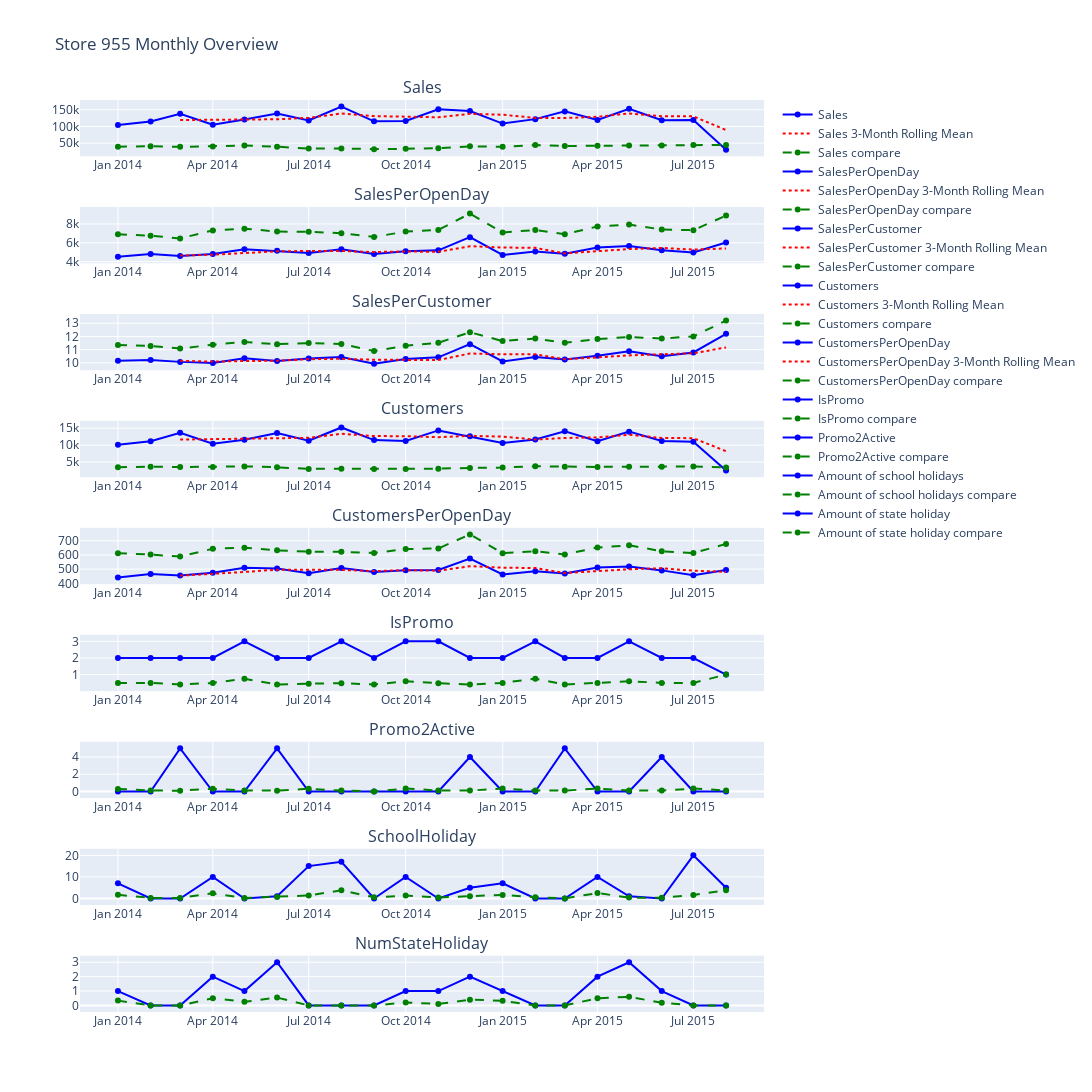

Source (notebook cell):
### Code cell
# plot the monthly overview with comparison

df_store = monthly_summary_df_store

df_store_compare = df[(df['Store'] != StoreId) & (df['Date'] >= StartDate) & (df['Date'] <= EndDate) & (df['StoreType'] == StoreType) & (df['Assortment'] == Assortment)]


monthly_summary_df_store_all = df_store_compare.groupby(['Year', 'Month']).agg(
    {
        'Sales': 'mean',
        'SalesPerOpenDay': 'mean',
        'SalesPerCustomer': 'mean',
        'Customers': 'mean',
        'CustomersPerOpenDay': 'mean',
        'IsPromo': 'mean', 
        'Promo2Active': 'mean',
        'SchoolHoliday': 'mean',
        'NumStateHoliday': 'mean'
    }
).reset_index()

# Add a new 'Date' column representing the first day of each month
monthly_summary_df_store_all['Date'] = pd.to_datetime(monthly_summary_df_store_all['Year'].astype(str) + '-' + monthly_summary_df_store_all['Month'].astype(str) + '-01')

# Reorder columns
monthly_summary_df_store_all = monthly_summary_df_store_all[['Date', 'Year', 'Month', 'Sales', 'SalesPerOpenDay', 'SalesPerCustomer', 'Customers', 'CustomersPerOpenDay', 'IsPromo', 'Promo2Active', 'SchoolHoliday', 'NumStateHoliday']]
mean_df = monthly_summary_df_store_all


rolling_mean_window = 3

# Suppress all warnings in the current cell
with warnings.catch_warnings():
	warnings.simplefilter("ignore")
	# Calculate the rolling mean for the last X Months for each column
	df_store['Sales_rolling_mean'] = df_store['Sales'].rolling(window=rolling_mean_window).mean()
	df_store['SalesPerOpenDay_rolling_mean'] = df_store['SalesPerOpenDay'].rolling(window=rolling_mean_window).mean()
	df_store['SalesPerCustomer_rolling_mean'] = df_store['SalesPerCustomer'].rolling(window=rolling_mean_window).mean()
	df_store['Customers_rolling_mean'] = df_store['Customers'].rolling(window=rolling_mean_window).mean()
	df_store['CustomersPerOpenDay_rolling_mean'] = df_store['CustomersPerOpenDay'].rolling(window=rolling_mean_window).mean()

# Create a subplot grid
fig = make_subplots(rows=9, cols=1, subplot_titles=('Sales', 'SalesPerOpenDay', 'SalesPerCustomer', 'Customers', 'CustomersPerOpenDay', 'IsPromo', 'Promo2Active', 'SchoolHoliday', 'NumStateHoliday'))

# Add the original and rolling mean plots to the subplot grid
# Sales
fig.add_trace(go.Scatter(x=df_store['Date'], y=df_store['Sales'], mode='lines+markers', name='Sales', line=dict(color='blue')), row=1, col=1)
fig.add_trace(go.Scatter(x=df_store['Date'], y=df_store['Sales_rolling_mean'], mode='lines', name=f'Sales {rolling_mean_window}-Month Rolling Mean', line=dict(dash='dot', color='red')), row=1, col=1)
fig.add_trace(go.Scatter(x=mean_df['Date'], y=mean_df['Sales'], mode='lines+markers', name='Sales compare', line=dict(dash='dash', color='green')), row=1, col=1)

# SalesPerOpenDay
fig.add_trace(go.Scatter(x=df_store['Date'], y=df_store['SalesPerOpenDay'], mode='lines+markers', name='SalesPerOpenDay', line=dict(color='blue')), row=2, col=1)
fig.add_trace(go.Scatter(x=df_store['Date'], y=df_store['SalesPerOpenDay_rolling_mean'], mode='lines', name=f'SalesPerOpenDay {rolling_mean_window}-Month Rolling Mean', line=dict(dash='dot', color='red')), row=2, col=1)
fig.add_trace(go.Scatter(x=mean_df['Date'], y=mean_df['SalesPerOpenDay'], mode='lines+markers', name='SalesPerOpenDay compare', line=dict(dash='dash', color='green')), row=2, col=1)

# SalesPerCustomer
fig.add_trace(go.Scatter(x=df_store['Date'], y=df_store['SalesPerCustomer'], mode='lines+markers', name='SalesPerCustomer', line=dict(color='blue')), row=3, col=1)
fig.add_trace(go.Scatter(x=df_store['Date'], y=df_store['SalesPerCustomer_rolling_mean'], mode='lines', name=f'SalesPerCustomer {rolling_mean_window}-Month Rolling Mean', line=dict(dash='dot', color='red')), row=3, col=1)
fig.add_trace(go.Scatter(x=mean_df['Date'], y=mean_df['SalesPerCustomer'], mode='lines+markers', name='SalesPerCustomer compare', line=dict(dash='dash', color='green')), row=3, col=1)

# Customers
fig.add_trace(go.Scatter(x=df_store['Date'], y=df_store['Customers'], mode='lines+markers', name='Customers', line=dict(color='blue')), row=4, col=1)
fig.add_trace(go.Scatter(x=df_store['Date'], y=df_store['Customers_rolling_mean'], mode='lines', name=f'Customers {rolling_mean_window}-Month Rolling Mean', line=dict(dash='dot', color='red')), row=4, col=1)
fig.add_trace(go.Scatter(x=mean_df['Date'], y=mean_df['Customers'], mode='lines+markers', name='Customers compare', line=dict(dash='dash', color='green')), row=4, col=1)

# CustomersPerOpenDay
fig.add_trace(go.Scatter(x=df_store['Date'], y=df_store['CustomersPerOpenDay'], mode='lines+markers', name='CustomersPerOpenDay', line=dict(color='blue')), row=5, col=1)
fig.add_trace(go.Scatter(x=df_store['Date'], y=df_store['CustomersPerOpenDay_rolling_mean'], mode='lines', name=f'CustomersPerOpenDay {rolling_mean_window}-Month Rolling Mean', line=dict(dash='dot', color='red')), row=5, col=1)
fig.add_trace(go.Scatter(x=mean_df['Date'], y=mean_df['CustomersPerOpenDay'], mode='lines+markers', name='CustomersPerOpenDay compare', line=dict(dash='dash', color='green')), row=5, col=1)

# IsPromo
fig.add_trace(go.Scatter(x=df_store['Date'], y=df_store['IsPromo'], mode='lines+markers', name='IsPromo', line=dict(color='blue')), row=6, col=1)
fig.add_trace(go.Scatter(x=mean_df['Date'], y=mean_df['IsPromo'], mode='lines+markers', name='IsPromo compare', line=dict(dash='dash', color='green')), row=6, col=1)

# Promo2Active
fig.add_trace(go.Scatter(x=df_store['Date'], y=df_store['Promo2Active'], mode='lines+markers', name='Promo2Active', line=dict(color='blue')), row=7, col=1)
fig.add_trace(go.Scatter(x=mean_df['Date'], y=mean_df['Promo2Active'], mode='lines+markers', name='Promo2Active compare', line=dict(dash='dash', color='green')), row=7, col=1)

# SchoolHoliday
fig.add_trace(go.Scatter(x=df_store['Date'], y=df_store['SchoolHoliday'], mode='lines+markers', name='Amount of school holidays', line=dict(color='blue')), row=8, col=1)
fig.add_trace(go.Scatter(x=mean_df['Date'], y=mean_df['SchoolHoliday'], mode='lines+markers', name='Amount of school holidays compare', line=dict(dash='dash', color='green')), row=8, col=1)

# NumStateHoliday
fig.add_trace(go.Scatter(x=df_store['Date'], y=df_store['NumStateHoliday'], mode='lines+markers', name='Amount of state holiday', line=dict(color='blue')), row=9, col=1)
fig.add_trace(go.Scatter(x=mean_df['Date'], y=mean_df['NumStateHoliday'], mode='lines+markers', name='Amount of state holiday compare', line=dict(dash='dash', color='green')), row=9, col=1)

# Update layout (set layout properties and show the legend)
fig.update_layout(height=1800, width=1400, title_text=f"Store {StoreId} Monthly Overview", showlegend=True)

# Show the figure
print( '\033[1m' + 'Info: The compare numbers are the average of the same store type and assortment'+ '\033[0m')
fig.show()

### Figure 1 — Plotly figure (JSON) as saved in the notebook; plotly's stock layout.template omitted (floating-point values rounded to 4 significant figures)
{"data": [{"line": {"color": "blue"}, "mode": "lines+markers", "name": "Sales", "type": "scatter", "x": ["2014-01-01T00:00:00", "2014-02-01T00:00:00", "2014-03-01T00:00:00", "2014-04-01T00:00:00", "2014-05-01T00:00:00", "2014-06-01T00:00:00", "2014-07-01T00:00:00", "2014-08-01T00:00:00", "2014-09-01T00:00:00", "2014-10-01T00:00:00", "2014-11-01T00:00:00", "2014-12-01T00:00:00", "2015-01-01T00:00:00", "2015-02-01T00:00:00", "2015-03-01T00:00:00", "2015-04-01T00:00:00", "2015-05-01T00:00:00", "2015-06-01T00:00:00", "2015-07-01T00:00:00", "2015-08-01T00:00:00"], "xaxis": "x", "y": [104488, 115103, 138076, 105226, 120818, 138578, 118075, 159656, 115230, 116153, 151232, 146051, 108586, 121919, 145149, 119577, 152866, 118443, 119369, 30147], "yaxis": "y"}, {"line": {"color": "red", "dash": "dot"}, "mode": "lines", "name": "Sales 3-Month Rolling Mean", "type": "scatter", "x": ["2014-01-01T00:00:00", "2014-02-01T00:00:00", "2014-03-01T00:00:00", "2014-04-01T00:00:00", "2014-05-01T00:00:00", "2014-06-01T00:00:00", "2014-07-01T00:00:00", "2014-08-01T00:00:00", "2014-09-01T00:00:00", "2014-10-01T00:00:00", "2014-11-01T00:00:00", "2014-12-01T00:00:00", "2015-01-01T00:00:00", "2015-02-01T00:00:00", "2015-03-01T00:00:00", "2015-04-01T00:00:00", "2015-05-01T00:00:00", "2015-06-01T00:00:00", "2015-07-01T00:00:00", "2015-08-01T00:00:00"], "xaxis": "x", "y": [null, null, 119200.0, 119500.0, 121400.0, 121500.0, 125800.0, 138800.0, 130987, 130300.0, 127500.0, 137812, 135300.0, 125500.0, 125218, 128900.0, 139200.0, 130300.0, 130226, 89320.0], "yaxis": "y"}, {"line": {"color": "green", "dash": "dash"}, "mode": "lines+markers", "name": "Sales compare", "type": "scatter", "x": ["2014-01-01T00:00:00", "2014-02-01T00:00:00", "2014-03-01T00:00:00", "2014-04-01T00:00:00", "2014-05-01T00:00:00", "2014-06-01T00:00:00", "2014-07-01T00:00:00", "2014-08-01T00:00:00", "2014-09-01T00:00:00", "2014-10-01T00:00:00", "2014-11-01T00:00:00", "2014-12-01T00:00:00", "2015-01-01T00:00:00", "2015-02-01T00:00:00", "2015-03-01T00:00:00", "2015-04-01T00:00:00", "2015-05-01T00:00:00", "2015-06-01T00:00:00", "2015-07-01T00:00:00", "2015-08-01T00:00:00"], "xaxis": "x", "y": [39110.0, 40530.0, 38760.0, 40080.0, 42810.0, 39270.0, 33640.0, 33860.0, 31970.0, 33010.0, 34860.0, 40220.0, 39000.0, 44100.0, 41430.0, 42130.0, 43000.0, 42900.0, 44110.0, 44450.0], "yaxis": "y"}, {"line": {"color": "blue"}, "mode": "lines+markers", "name": "SalesPerOpenDay", "type": "scatter", "x": ["2014-01-01T00:00:00", "2014-02-01T00:00:00", "2014-03-01T00:00:00", "2014-04-01T00:00:00", "2014-05-01T00:00:00", "2014-06-01T00:00:00", "2014-07-01T00:00:00", "2014-08-01T00:00:00", "2014-09-01T00:00:00", "2014-10-01T00:00:00", "2014-11-01T00:00:00", "2014-12-01T00:00:00", "2015-01-01T00:00:00", "2015-02-01T00:00:00", "2015-03-01T00:00:00", "2015-04-01T00:00:00", "2015-05-01T00:00:00", "2015-06-01T00:00:00", "2015-07-01T00:00:00", "2015-08-01T00:00:00"], "xaxis": "x2", "y": [4522.0, 4796.0, 4603.0, 4804.0, 5320.0, 5150.0, 4920.0, 5322.0, 4801.0, 5111.0, 5197.0, 6594.0, 4703.0, 5080.0, 4838.0, 5496.0, 5652.0, 5206.0, 4974.0, 6029.0], "yaxis": "y2"}, {"line": {"color": "red", "dash": "dot"}, "mode": "lines", "name": "SalesPerOpenDay 3-Month Rolling Mean", "type": "scatter", "x": ["2014-01-01T00:00:00", "2014-02-01T00:00:00", "2014-03-01T00:00:00", "2014-04-01T00:00:00", "2014-05-01T00:00:00", "2014-06-01T00:00:00", "2014-07-01T00:00:00", "2014-08-01T00:00:00", "2014-09-01T00:00:00", "2014-10-01T00:00:00", "2014-11-01T00:00:00", "2014-12-01T00:00:00", "2015-01-01T00:00:00", "2015-02-01T00:00:00", "2015-03-01T00:00:00", "2015-04-01T00:00:00", "2015-05-01T00:00:00", "2015-06-01T00:00:00", "2015-07-01T00:00:00", "2015-08-01T00:00:00"], "xaxis": "x2", "y": [null, null, 4640.0, 4734.0, 4909.0, 5091.0, 5130.0, 5131.0, 5014.0, 5078.0, 5036.0, 5634.0, 5498.0, 5459.0, 4874.0, 5138.0, 5329.0, 5451.0, 5277.0, 5403.0], "yaxis": "y2"}, {"line": {"color": "green", "dash": "dash"}, "mode": "lines+markers", "name": "SalesPerOpenDay compare", "type": "scatter", "x": ["2014-01-01T00:00:00", "2014-02-01T00:00:00", "2014-03-01T00:00:00", "2014-04-01T00:00:00", "2014-05-01T00:00:00", "2014-06-01T00:00:00", "2014-07-01T00:00:00", "2014-08-01T00:00:00", "2014-09-01T00:00:00", "2014-10-01T00:00:00", "2014-11-01T00:00:00", "2014-12-01T00:00:00", "2015-01-01T00:00:00", "2015-02-01T00:00:00", "2015-03-01T00:00:00", "2015-04-01T00:00:00", "2015-05-01T00:00:00", "2015-06-01T00:00:00", "2015-07-01T00:00:00", "2015-08-01T00:00:00"], "xaxis": "x2", "y": [6909.0, 6754.0, 6467.0, 7314.0, 7503.0, 7190.0, 7167.0, 7020.0, 6624.0, 7190.0, 7367.0, 9109.0, 7097.0, 7359.0, 6904.0, 7731.0, 7935.0, 7411.0, 7341.0, 8890.0], "yaxis": "y2"}, {"line": {"color": "blue"}, "mode": "lines+markers", "name": "SalesPerCustomer", "type": "scatter", "x": ["2014-01-01T00:00:00", "2014-02-01T00:00:00", "2014-03-01T00:00:00", "2014-04-01T00:00:00", "2014-05-01T00:00:00", "2014-06-01T00:00:00", "2014-07-01T00:00:00", "2014-08-01T00:00:00", "2014-09-01T00:00:00", "2014-10-01T00:00:00", "2014-11-01T00:00:00", "2014-12-01T00:00:00", "2015-01-01T00:00:00", "2015-02-01T00:00:00", "2015-03-01T00:00:00", "2015-04-01T00:00:00", "2015-05-01T00:00:00", "2015-06-01T00:00:00", "2015-07-01T00:00:00", "2015-08-01T00:00:00"], "xaxis": "x3", "y": [10.17, 10.22, 10.08, 9.995, 10.35, 10.15, 10.34, 10.44, 9.94, 10.29, 10.42, 11.42, 10.11, 10.44, 10.26, 10.55, 10.89, 10.51, 10.79, 12.2], "yaxis": "y3"}, {"line": {"color": "red", "dash": "dot"}, "mode": "lines", "name": "SalesPerCustomer 3-Month Rolling Mean", "type": "scatter", "x": ["2014-01-01T00:00:00", "2014-02-01T00:00:00", "2014-03-01T00:00:00", "2014-04-01T00:00:00", "2014-05-01T00:00:00", "2014-06-01T00:00:00", "2014-07-01T00:00:00", "2014-08-01T00:00:00", "2014-09-01T00:00:00", "2014-10-01T00:00:00", "2014-11-01T00:00:00", "2014-12-01T00:00:00", "2015-01-01T00:00:00", "2015-02-01T00:00:00", "2015-03-01T00:00:00", "2015-04-01T00:00:00", "2015-05-01T00:00:00", "2015-06-01T00:00:00", "2015-07-01T00:00:00", "2015-08-01T00:00:00"], "xaxis": "x3", "y": [null, null, 10.16, 10.1, 10.14, 10.16, 10.28, 10.31, 10.24, 10.22, 10.21, 10.71, 10.65, 10.65, 10.27, 10.42, 10.57, 10.65, 10.73, 11.17], "yaxis": "y3"}, {"line": {"color": "green", "dash": "dash"}, "mode": "lines+markers", "name": "SalesPerCustomer compare", "type": "scatter", "x": ["2014-01-01T00:00:00", "2014-02-01T00:00:00", "2014-03-01T00:00:00", "2014-04-01T00:00:00", "2014-05-01T00:00:00", "2014-06-01T00:00:00", "2014-07-01T00:00:00", "2014-08-01T00:00:00", "2014-09-01T00:00:00", "2014-10-01T00:00:00", "2014-11-01T00:00:00", "2014-12-01T00:00:00", "2015-01-01T00:00:00", "2015-02-01T00:00:00", "2015-03-01T00:00:00", "2015-04-01T00:00:00", "2015-05-01T00:00:00", "2015-06-01T00:00:00", "2015-07-01T00:00:00", "2015-08-01T00:00:00"], "xaxis": "x3", "y": [11.35, 11.29, 11.08, 11.38, 11.58, 11.42, 11.5, 11.43, 10.9, 11.3, 11.52, 12.32, 11.65, 11.85, 11.52, 11.8, 11.96, 11.85, 12.0, 13.21], "yaxis": "y3"}, {"line": {"color": "blue"}, "mode": "lines+markers", "name": "Customers", "type": "scatter", "x": ["2014-01-01T00:00:00", "2014-02-01T00:00:00", "2014-03-01T00:00:00", "2014-04-01T00:00:00", "2014-05-01T00:00:00", "2014-06-01T00:00:00", "2014-07-01T00:00:00", "2014-08-01T00:00:00", "2014-09-01T00:00:00", "2014-10-01T00:00:00", "2014-11-01T00:00:00", "2014-12-01T00:00:00", "2015-01-01T00:00:00", "2015-02-01T00:00:00", "2015-03-01T00:00:00", "2015-04-01T00:00:00", "2015-05-01T00:00:00", "2015-06-01T00:00:00", "2015-07-01T00:00:00", "2015-08-01T00:00:00"], "xaxis": "x4", "y": [10146, 11168, 13656, 10425, 11609, 13570, 11318, 15235, 11498, 11232, 14358, 12618, 10655, 11654, 14079, 11163, 13994, 11210, 10984, 2471], "yaxis": "y4"}, {"line": {"color": "red", "dash": "dot"}, "mode": "lines", "name": "Customers 3-Month Rolling Mean", "type": "scatter", "x": ["2014-01-01T00:00:00", "2014-02-01T00:00:00", "2014-03-01T00:00:00", "2014-04-01T00:00:00", "2014-05-01T00:00:00", "2014-06-01T00:00:00", "2014-07-01T00:00:00", "2014-08-01T00:00:00", "2014-09-01T00:00:00", "2014-10-01T00:00:00", "2014-11-01T00:00:00", "2014-12-01T00:00:00", "2015-01-01T00:00:00", "2015-02-01T00:00:00", "2015-03-01T00:00:00", "2015-04-01T00:00:00", "2015-05-01T00:00:00", "2015-06-01T00:00:00", "2015-07-01T00:00:00", "2015-08-01T00:00:00"], "xaxis": "x4", "y": [null, null, 11660.0, 11750.0, 11900.0, 11868, 12170.0, 13370.0, 12680.0, 12655, 12360.0, 12736, 12540.0, 11640.0, 12130.0, 12300.0, 13080.0, 12120.0, 12060.0, 8222.0], "yaxis": "y4"}, {"line": {"color": "green", "dash": "dash"}, "mode": "lines+markers", "name": "Customers compare", "type": "scatter", "x": ["2014-01-01T00:00:00", "2014-02-01T00:00:00", "2014-03-01T00:00:00", "2014-04-01T00:00:00", "2014-05-01T00:00:00", "2014-06-01T00:00:00", "2014-07-01T00:00:00", "2014-08-01T00:00:00", "2014-09-01T00:00:00", "2014-10-01T00:00:00", "2014-11-01T00:00:00", "2014-12-01T00:00:00", "2015-01-01T00:00:00", "2015-02-01T00:00:00", "2015-03-01T00:00:00", "2015-04-01T00:00:00", "2015-05-01T00:00:00", "2015-06-01T00:00:00", "2015-07-01T00:00:00", "2015-08-01T00:00:00"], "xaxis": "x4", "y": [3467.0, 3619.0, 3528.0, 3530.0, 3724.0, 3459.0, 2984.0, 3003.0, 2963.0, 2955.0, 3052.0, 3268.0, 3378.0, 3758.0, 3625.0, 3567.0, 3619.0, 3642.0, 3687.0, 3391.0], "yaxis": "y4"}, {"line": {"color": "blue"}, "mode": "lines+markers", "name": "CustomersPerOpenDay", "type": "scatter", "x": ["2014-01-01T00:00:00", "2014-02-01T00:00:00", "2014-03-01T00:00:00", "2014-04-01T00:00:00", "2014-05-01T00:00:00", "2014-06-01T00:00:00", "2014-07-01T00:00:00", "2014-08-01T00:00:00", "2014-09-01T00:00:00", "2014-10-01T00:00:00", "2014-11-01T00:00:00", "2014-12-01T00:00:00", "2015-01-01T00:00:00", "2015-02-01T00:00:00", "2015-03-01T00:00:00", "2015-04-01T00:00:00", "2015-05-01T00:00:00", "2015-06-01T00:00:00", "2015-07-01T00:00:00", "2015-08-01T00:00:00"], "xaxis": "x5", "y": [440.4, 465.3, 455.2, 475.1, 509.5, 504.7, 471.6, 507.8, 479.1, 492.6, 494.4, 575.0, 462.4, 485.6, 469.3, 510.7, 517.7, 491.2, 457.7, 494.2], "yaxis": "y5"}, {"line": {"color": "red", "dash": "dot"}, "mode": "lines", "name": "CustomersPerOpenDay 3-Month Rolling Mean", "type": "scatter", "x": ["2014-01-01T00:00:00", "2014-02-01T00:00:00", "2014-03-01T00:00:00", "2014-04-01T00:00:00", "2014-05-01T00:00:00", "2014-06-01T00:00:00", "2014-07-01T00:00:00", "2014-08-01T00:00:00", "2014-09-01T00:00:00", "2014-10-01T00:00:00", "2014-11-01T00:00:00", "2014-12-01T00:00:00", "2015-01-01T00:00:00", "2015-02-01T00:00:00", "2015-03-01T00:00:00", "2015-04-01T00:00:00", "2015-05-01T00:00:00", "2015-06-01T00:00:00", "2015-07-01T00:00:00", "2015-08-01T00:00:00"], "xaxis": "x5", "y": [null, null, 453.6, 465.2, 479.9, 496.4, 495.2, 494.7, 486.2, 493.2, 488.7, 520.7, 510.6, 507.7, 472.4, 488.5, 499.2, 506.5, 488.9, 481.0], "yaxis": "y5"}, {"line": {"color": "green", "dash": "dash"}, "mode": "lines+markers", "name": "CustomersPerOpenDay compare", "type": "scatter", "x": ["2014-01-01T00:00:00", "2014-02-01T00:00:00", "2014-03-01T00:00:00", "2014-04-01T00:00:00", "2014-05-01T00:00:00", "2014-06-01T00:00:00", "2014-07-01T00:00:00", "2014-08-01T00:00:00", "2014-09-01T00:00:00", "2014-10-01T00:00:00", "2014-11-01T00:00:00", "2014-12-01T00:00:00", "2015-01-01T00:00:00", "2015-02-01T00:00:00", "2015-03-01T00:00:00", "2015-04-01T00:00:00", "2015-05-01T00:00:00", "2015-06-01T00:00:00", "2015-07-01T00:00:00", "2015-08-01T00:00:00"], "xaxis": "x5", "y": [612.6, 603.2, 588.6, 643.7, 651.0, 632.8, 622.9, 622.2, 613.6, 642.0, 645.9, 745.1, 612.2, 627.1, 604.1, 652.5, 668.5, 626.3, 613.5, 678.1], "yaxis": "y5"}, {"line": {"color": "blue"}, "mode": "lines+markers", "name": "IsPromo", "type": "scatter", "x": ["2014-01-01T00:00:00", "2014-02-01T00:00:00", "2014-03-01T00:00:00", "2014-04-01T00:00:00", "2014-05-01T00:00:00", "2014-06-01T00:00:00", "2014-07-01T00:00:00", "2014-08-01T00:00:00", "2014-09-01T00:00:00", "2014-10-01T00:00:00", "2014-11-01T00:00:00", "2014-12-01T00:00:00", "2015-01-01T00:00:00", "2015-02-01T00:00:00", "2015-03-01T00:00:00", "2015-04-01T00:00:00", "2015-05-01T00:00:00", "2015-06-01T00:00:00", "2015-07-01T00:00:00", "2015-08-01T00:00:00"], "xaxis": "x6", "y": [2, 2, 2, 2, 3, 2, 2, 3, 2, 3, 3, 2, 2, 3, 2, 2, 3, 2, 2, 1], "yaxis": "y6"}, {"line": {"color": "green", "dash": "dash"}, "mode": "lines+markers", "name": "IsPromo compare", "type": "scatter", "x": ["2014-01-01T00:00:00", "2014-02-01T00:00:00", "2014-03-01T00:00:00", "2014-04-01T00:00:00", "2014-05-01T00:00:00", "2014-06-01T00:00:00", "2014-07-01T00:00:00", "2014-08-01T00:00:00", "2014-09-01T00:00:00", "2014-10-01T00:00:00", "2014-11-01T00:00:00", "2014-12-01T00:00:00", "2015-01-01T00:00:00", "2015-02-01T00:00:00", "2015-03-01T00:00:00", "2015-04-01T00:00:00", "2015-05-01T00:00:00", "2015-06-01T00:00:00", "2015-07-01T00:00:00", "2015-08-01T00:00:00"], "xaxis": "x6", "y": [0.5, 0.5, 0.4, 0.5, 0.75, 0.4, 0.4509, 0.4822, 0.4018, 0.6027, 0.4822, 0.4018, 0.5, 0.75, 0.4, 0.5, 0.6, 0.5, 0.5, 1], "yaxis": "y6"}, {"line": {"color": "blue"}, "mode": "lines+markers", "name": "Promo2Active", "type": "scatter", "x": ["2014-01-01T00:00:00", "2014-02-01T00:00:00", "2014-03-01T00:00:00", "2014-04-01T00:00:00", "2014-05-01T00:00:00", "2014-06-01T00:00:00", "2014-07-01T00:00:00", "2014-08-01T00:00:00", "2014-09-01T00:00:00", "2014-10-01T00:00:00", "2014-11-01T00:00:00", "2014-12-01T00:00:00", "2015-01-01T00:00:00", "2015-02-01T00:00:00", "2015-03-01T00:00:00", "2015-04-01T00:00:00", "2015-05-01T00:00:00", "2015-06-01T00:00:00", "2015-07-01T00:00:00", "2015-08-01T00:00:00"], "xaxis": "x7", "y": [0, 0, 5, 0, 0, 5, 0, 0, 0, 0, 0, 4, 0, 0, 5, 0, 0, 4, 0, 0], "yaxis": "y7"}, {"line": {"color": "green", "dash": "dash"}, "mode": "lines+markers", "name": "Promo2Active compare", "type": "scatter", "x": ["2014-01-01T00:00:00", "2014-02-01T00:00:00", "2014-03-01T00:00:00", "2014-04-01T00:00:00", "2014-05-01T00:00:00", "2014-06-01T00:00:00", "2014-07-01T00:00:00", "2014-08-01T00:00:00", "2014-09-01T00:00:00", "2014-10-01T00:00:00", "2014-11-01T00:00:00", "2014-12-01T00:00:00", "2015-01-01T00:00:00", "2015-02-01T00:00:00", "2015-03-01T00:00:00", "2015-04-01T00:00:00", "2015-05-01T00:00:00", "2015-06-01T00:00:00", "2015-07-01T00:00:00", "2015-08-01T00:00:00"], "xaxis": "x7", "y": [0.3014, 0.1096, 0.09863, 0.3151, 0.1096, 0.1005, 0.3196, 0.1096, 0, 0.3425, 0.1169, 0.105, 0.3425, 0.1187, 0.105, 0.3425, 0.1187, 0.105, 0.3425, 0.1187], "yaxis": "y7"}, {"line": {"color": "blue"}, "mode": "lines+markers", "name": "Amount of school holidays", "type": "scatter", "x": ["2014-01-01T00:00:00", "2014-02-01T00:00:00", "2014-03-01T00:00:00", "2014-04-01T00:00:00", "2014-05-01T00:00:00", "2014-06-01T00:00:00", "2014-07-01T00:00:00", "2014-08-01T00:00:00", "2014-09-01T00:00:00", "2014-10-01T00:00:00", "2014-11-01T00:00:00", "2014-12-01T00:00:00", "2015-01-01T00:00:00", "2015-02-01T00:00:00", "2015-03-01T00:00:00", "2015-04-01T00:00:00", "2015-05-01T00:00:00", "2015-06-01T00:00:00", "2015-07-01T00:00:00", "2015-08-01T00:00:00"], "xaxis": "x8", "y": [7, 0, 0, 10, 0, 1, 15, 17, 0, 10, 0, 5, 7, 0, 0, 10, 1, 0, 20, 5], "yaxis": "y8"}, {"line": {"color": "green", "dash": "dash"}, "mode": "lines+markers", "name": "Amount of school holidays compare", "type": "scatter", "x": ["2014-01-01T00:00:00", "2014-02-01T00:00:00", "2014-03-01T00:00:00", "2014-04-01T00:00:00", "2014-05-01T00:00:00", "2014-06-01T00:00:00", "2014-07-01T00:00:00", "2014-08-01T00:00:00", "2014-09-01T00:00:00", "2014-10-01T00:00:00", "2014-11-01T00:00:00", "2014-12-01T00:00:00", "2015-01-01T00:00:00", "2015-02-01T00:00:00", "2015-03-01T00:00:00", "2015-04-01T00:00:00", "2015-05-01T00:00:00", "2015-06-01T00:00:00", "2015-07-01T00:00:00", "2015-08-01T00:00:00"], "xaxis": "x8", "y": [1.679, 0.2626, 0.242, 2.365, 0.2135, 0.6694, 1.406, 3.752, 0.532, 1.356, 0.4256, 1.087, 1.662, 0.5811, 0.03653, 2.509, 0.3991, 0.3539, 1.615, 3.758], "yaxis": "y8"}, {"line": {"color": "blue"}, "mode": "lines+markers", "name": "Amount of state holiday", "type": "scatter", "x": ["2014-01-01T00:00:00", "2014-02-01T00:00:00", "2014-03-01T00:00:00", "2014-04-01T00:00:00", "2014-05-01T00:00:00", "2014-06-01T00:00:00", "2014-07-01T00:00:00", "2014-08-01T00:00:00", "2014-09-01T00:00:00", "2014-10-01T00:00:00", "2014-11-01T00:00:00", "2014-12-01T00:00:00", "2015-01-01T00:00:00", "2015-02-01T00:00:00", "2015-03-01T00:00:00", "2015-04-01T00:00:00", "2015-05-01T00:00:00", "2015-06-01T00:00:00", "2015-07-01T00:00:00", "2015-08-01T00:00:00"], "xaxis": "x9", "y": [1, 0, 0, 2, 1, 3, 0, 0, 0, 1, 1, 2, 1, 0, 0, 2, 3, 1, 0, 0], "yaxis": "y9"}, {"line": {"color": "green", "dash": "dash"}, "mode": "lines+markers", "name": "Amount of state holiday compare", "type": "scatter", "x": ["2014-01-01T00:00:00", "2014-02-01T00:00:00", "2014-03-01T00:00:00", "2014-04-01T00:00:00", "2014-05-01T00:00:00", "2014-06-01T00:00:00", "2014-07-01T00:00:00", "2014-08-01T00:00:00", "2014-09-01T00:00:00", "2014-10-01T00:00:00", "2014-11-01T00:00:00", "2014-12-01T00:00:00", "2015-01-01T00:00:00", "2015-02-01T00:00:00", "2015-03-01T00:00:00", "2015-04-01T00:00:00", "2015-05-01T00:00:00", "2015-06-01T00:00:00", "2015-07-01T00:00:00", "2015-08-01T00:00:00"], "xaxis": "x9", "y": [0.3345, 0, 0, 0.5, 0.25, 0.5461, 0, 0, 0, 0.2009, 0.1014, 0.4018, 0.3253, 0, 0, 0.5, 0.6, 0.1826, 0, 0], "yaxis": "y9"}], "layout": {"annotations": [{"font": {"size": 16}, "showarrow": false, "text": "Sales", "x": 0.5, "xanchor": "center", "xref": "paper", "y": 1, "yanchor": "bottom", "yref": "paper"}, {"font": {"size": 16}, "showarrow": false, "text": "SalesPerOpenDay", "x": 0.5, "xanchor": "center", "xref": "paper", "y": 0.8827, "yanchor": "bottom", "yref": "paper"}, {"font": {"size": 16}, "showarrow": false, "text": "SalesPerCustomer", "x": 0.5, "xanchor": "center", "xref": "paper", "y": 0.7654, "yanchor": "bottom", "yref": "paper"}, {"font": {"size": 16}, "showarrow": false, "text": "Customers", "x": 0.5, "xanchor": "center", "xref": "paper", "y": 0.6481, "yanchor": "bottom", "yref": "paper"}, {"font": {"size": 16}, "showarrow": false, "text": "CustomersPerOpenDay", "x": 0.5, "xanchor": "center", "xref": "paper", "y": 0.5309, "yanchor": "bottom", "yref": "paper"}, {"font": {"size": 16}, "showarrow": false, "text": "IsPromo", "x": 0.5, "xanchor": "center", "xref": "paper", "y": 0.4136, "yanchor": "bottom", "yref": "paper"}, {"font": {"size": 16}, "showarrow": false, "text": "Promo2Active", "x": 0.5, "xanchor": "center", "xref": "paper", "y": 0.2963, "yanchor": "bottom", "yref": "paper"}, {"font": {"size": 16}, "showarrow": false, "text": "SchoolHoliday", "x": 0.5, "xanchor": "center", "xref": "paper", "y": 0.179, "yanchor": "bottom", "yref": "paper"}, {"font": {"size": 16}, "showarrow": false, "text": "NumStateHoliday", "x": 0.5, "xanchor": "center", "xref": "paper", "y": 0.06173, "yanchor": "bottom", "yref": "paper"}], "height": 1800, "showlegend": true, "title": {"text": "Store 955 Monthly Overview"}, "width": 1400, "xaxis": {"anchor": "y", "domain": [0, 1]}, "xaxis2": {"anchor": "y2", "domain": [0, 1]}, "xaxis3": {"anchor": "y3", "domain": [0, 1]}, "xaxis4": {"anchor": "y4", "domain": [0, 1]}, "xaxis5": {"anchor": "y5", "domain": [0, 1]}, "xaxis6": {"anchor": "y6", "domain": [0, 1]}, "xaxis7": {"anchor": "y7", "domain": [0, 1]}, "xaxis8": {"anchor": "y8", "domain": [0, 1]}, "xaxis9": {"anchor": "y9", "domain": [0, 1]}, "yaxis": {"anchor": "x", "domain": [0.9383, 1]}, "yaxis2": {"anchor": "x2", "domain": [0.821, 0.8827]}, "yaxis3": {"anchor": "x3", "domain": [0.7037, 0.7654]}, "yaxis4": {"anchor": "x4", "domain": [0.5864, 0.6481]}, "yaxis5": {"anchor": "x5", "domain": [0.4691, 0.5309]}, "yaxis6": {"anchor": "x6", "domain": [0.3519, 0.4136]}, "yaxis7": {"anchor": "x7", "domain": [0.2346, 0.2963]}, "yaxis8": {"anchor": "x8", "domain": [0.1173, 0.179]}, "yaxis9": {"anchor": "x9", "domain": [0, 0.06173]}}}
